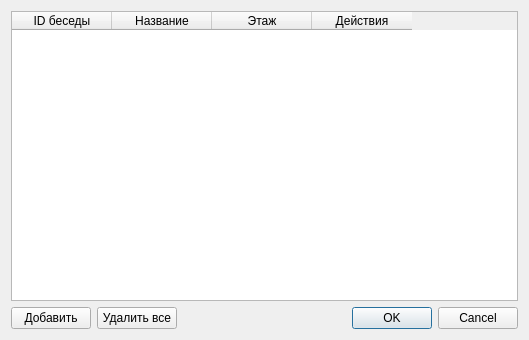
<?xml version="1.0" encoding="UTF-8"?>
<ui version="4.0">
 <class>DialogChatsList</class>
 <widget class="QDialog" name="DialogChatsList">
  <property name="geometry">
   <rect>
    <x>0</x>
    <y>0</y>
    <width>529</width>
    <height>340</height>
   </rect>
  </property>
  <property name="windowTitle">
   <string>Параметры бесед</string>
  </property>
  <layout class="QGridLayout" name="gridLayout">
   <item row="0" column="0" colspan="4">
    <widget class="QTableWidget" name="tableChats">
     <column>
      <property name="text">
       <string>ID беседы</string>
      </property>
     </column>
     <column>
      <property name="text">
       <string>Название</string>
      </property>
     </column>
     <column>
      <property name="text">
       <string>Этаж</string>
      </property>
     </column>
     <column>
      <property name="text">
       <string>Действия</string>
      </property>
     </column>
    </widget>
   </item>
   <item row="3" column="3">
    <widget class="QDialogButtonBox" name="buttonBox">
     <property name="orientation">
      <enum>Qt::Horizontal</enum>
     </property>
     <property name="standardButtons">
      <set>QDialogButtonBox::Cancel|QDialogButtonBox::Ok</set>
     </property>
    </widget>
   </item>
   <item row="3" column="0">
    <widget class="QPushButton" name="btnAddChat">
     <property name="text">
      <string>Добавить</string>
     </property>
    </widget>
   </item>
   <item row="3" column="2">
    <spacer name="horizontalSpacer">
     <property name="orientation">
      <enum>Qt::Horizontal</enum>
     </property>
     <property name="sizeHint" stdset="0">
      <size>
       <width>40</width>
       <height>20</height>
      </size>
     </property>
    </spacer>
   </item>
   <item row="3" column="1">
    <widget class="QPushButton" name="btnDeleteAllChats">
     <property name="text">
      <string>Удалить все</string>
     </property>
    </widget>
   </item>
  </layout>
 </widget>
 <resources/>
 <connections>
  <connection>
   <sender>buttonBox</sender>
   <signal>accepted()</signal>
   <receiver>DialogChatsList</receiver>
   <slot>accept()</slot>
   <hints>
    <hint type="sourcelabel">
     <x>248</x>
     <y>254</y>
    </hint>
    <hint type="destinationlabel">
     <x>157</x>
     <y>274</y>
    </hint>
   </hints>
  </connection>
  <connection>
   <sender>buttonBox</sender>
   <signal>rejected()</signal>
   <receiver>DialogChatsList</receiver>
   <slot>reject()</slot>
   <hints>
    <hint type="sourcelabel">
     <x>316</x>
     <y>260</y>
    </hint>
    <hint type="destinationlabel">
     <x>286</x>
     <y>274</y>
    </hint>
   </hints>
  </connection>
 </connections>
</ui>
